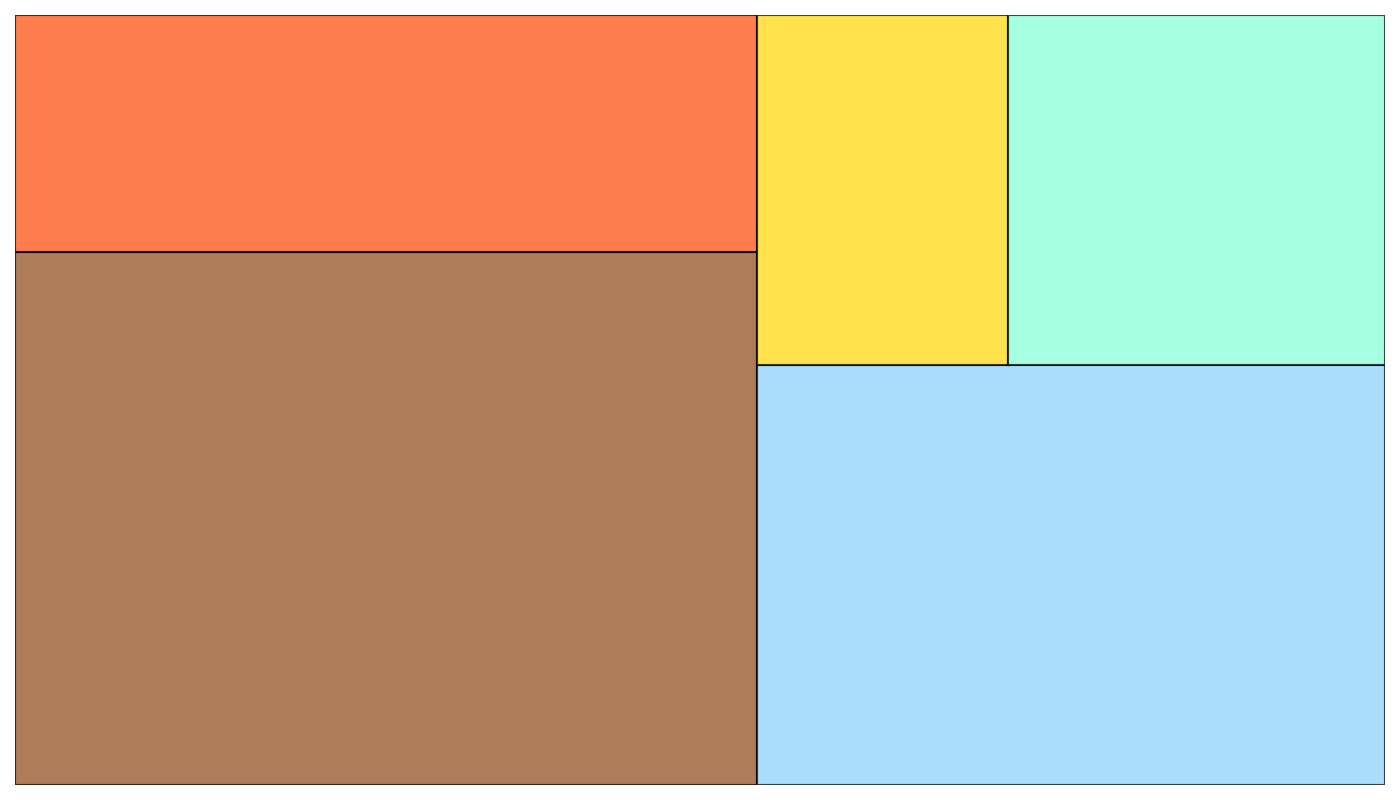

Recreate this plot in Python.
import matplotlib.pyplot as plt
import squarify

contributions = [450, 200, 300, 100, 150]
total_contribution = sum(contributions)
sizes = [c / total_contribution * 100 for c in contributions]

# Shuffle the order of colors manually
colors = ['#8B4513', '#FF4500', '#87CEFA', '#FFD700', '#7FFFD4']

fig, ax = plt.subplots(figsize=(14, 8))
squarify.plot(sizes=sizes, color=colors, alpha=0.7, edgecolor="black", linewidth=1.5)

plt.axis('off')
plt.tight_layout()
plt.show()
